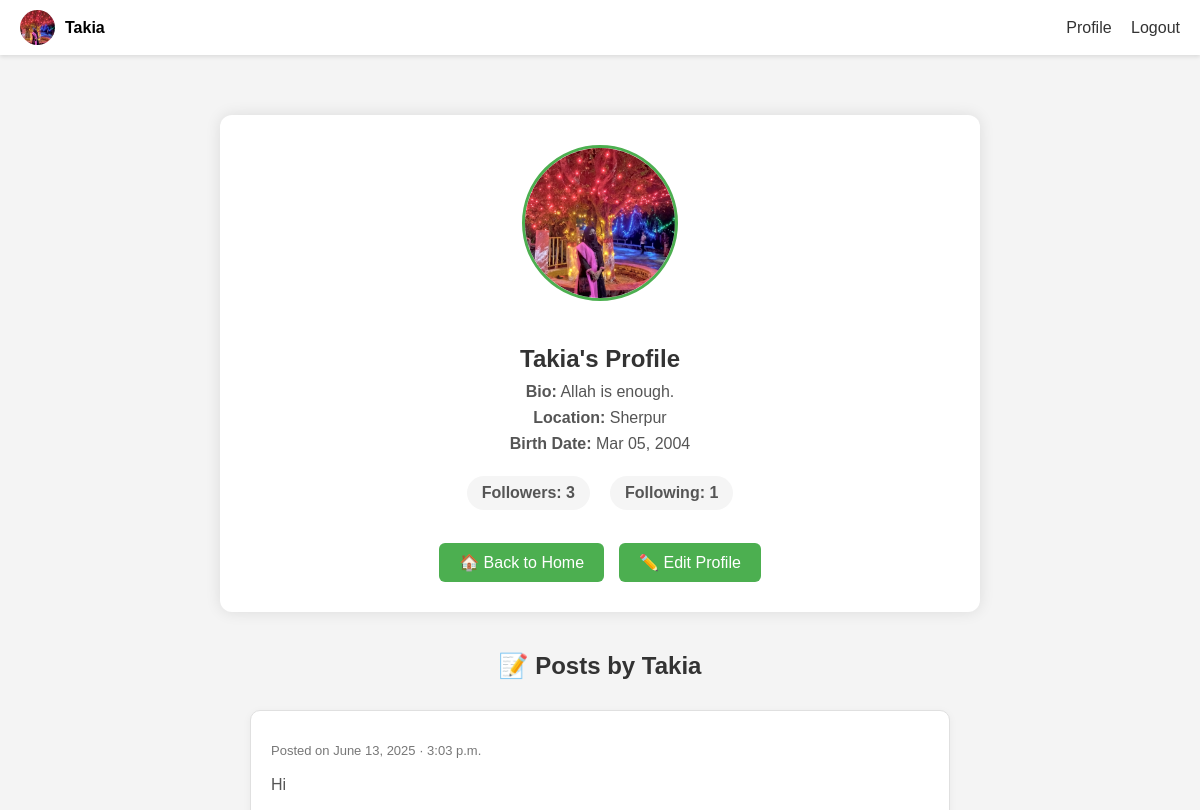
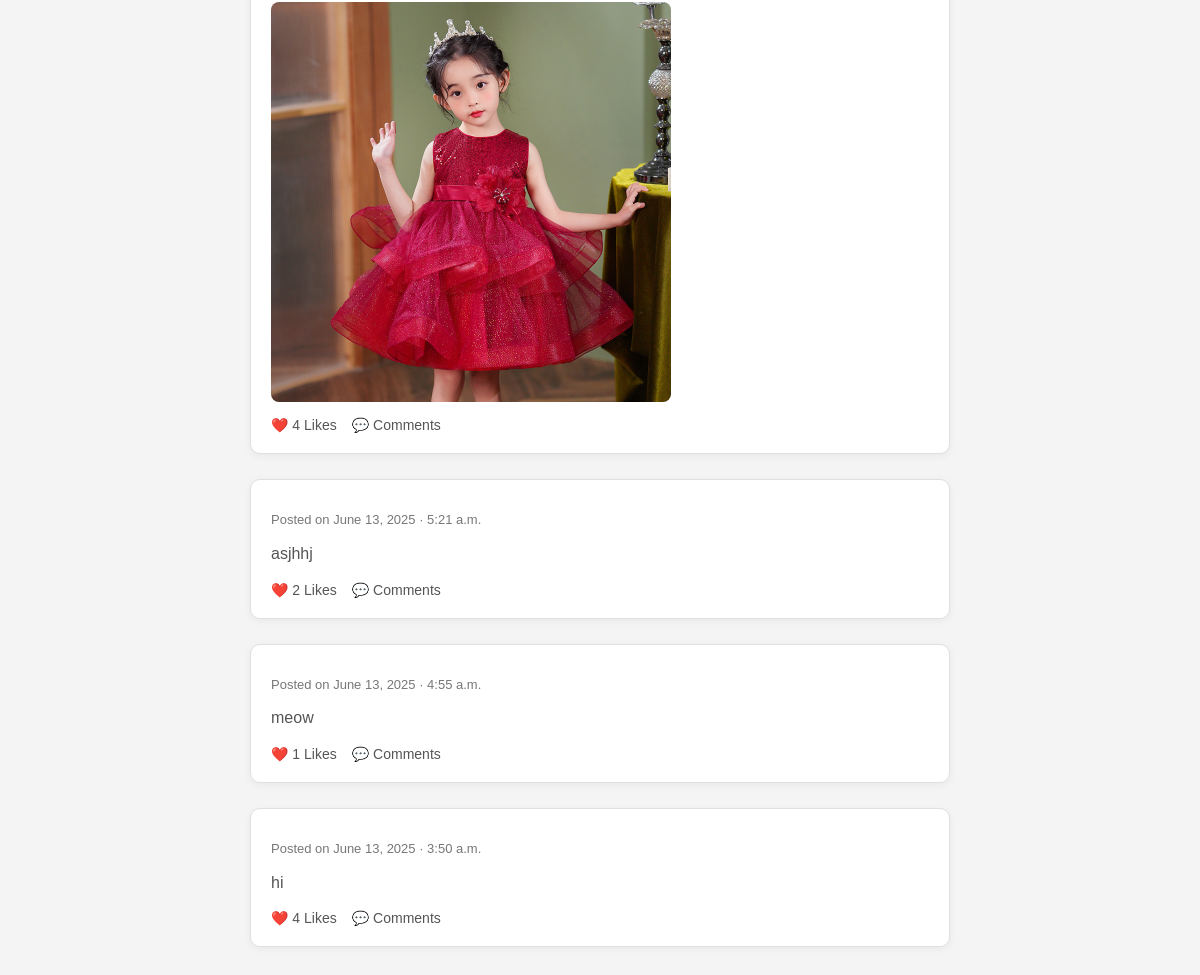
/profile/ (signed in), run on the app's committed database (2 pictures, top to bottom).
### core/models.py (models this page shows, shortened)
class Profile(models.Model):
    user = models.OneToOneField(
        User,
        on_delete=models.CASCADE,
        related_name='profile'  # Added related_name
    )
    bio = models.TextField(blank=True)
    location = models.CharField(max_length=100, blank=True)
    birth_date = models.DateField(null=True, blank=True)
    profile_pic = models.ImageField(
        upload_to='profile_pics/',
        default='default.jpg',  # Added default image
        null=True,
        blank=True
    )

class Post(models.Model):
    author = models.ForeignKey(User, on_delete=models.CASCADE, related_name='posts')
    content = models.TextField()
    image = models.ImageField(upload_to='post_images/', blank=True, null=True)
    created_at = models.DateTimeField(auto_now_add=True)
    likes = models.ManyToManyField(
        User,
        related_name='liked_posts',
        blank=True,
        through='Like'  # Using through model to track additional like data
    )
    def like_count(self):
        return self.likes.count()
    class Meta:
        ordering = ['-created_at']
        verbose_name = 'Post'
        verbose_name_plural = 'Posts'

### core/views.py (the view)
# urls.py: path('profile/', views.profile_view, name='profile'),
@login_required
def profile_view(request):
    try:
        profile = request.user.profile
    except Profile.DoesNotExist:
        profile = Profile.objects.create(user=request.user)
    followers = Follow.objects.filter(following=request.user).count()
    following = Follow.objects.filter(follower=request.user).count()
    posts = Post.objects.filter(author=request.user).order_by('-created_at')  # ✅ নিজের পোস্টগুলো আনো
    return render(request, 'core/profile.html', {
        'user_profile': profile,
        'followers': followers,
        'following': following,
        'posts': posts,  # ✅ টেমপ্লেটে পাঠাও
    })

### core/templates/core/profile.html (shortened to what this page needs)
{% extends 'base.html' %}
{% block content %}
<div class="profile-container">
    <img src="{{ user_profile.profile_pic.url }}" alt="Profile Picture">
    <h2>{{ user_profile.user.username|title }}'s Profile</h2>
    <p><strong>Bio:</strong> {{ user_profile.bio|default:"No bio yet" }}</p>
    <p><strong>Location:</strong> {{ user_profile.location|default:"Not specified" }}</p>
    <p><strong>Birth Date:</strong> {{ user_profile.birth_date|date:"M d, Y"|default:"Not specified" }}</p>
    <div class="counts">
        <p>Followers: {{ followers }}</p>
        <p>Following: {{ following }}</p>
    </div>
    <div class="buttons">
        <a href="{% url 'home' %}">🏠 Back to Home</a>
        {% if request.user == user_profile.user %}
            <a href="{% url 'edit_profile' %}">✏️ Edit Profile</a>
        {% endif %}
    </div>
</div>
<div class="user-posts">
    <h2>📝 Posts by {{ user_profile.user.username }}</h2>
    {% if posts %}
        {% for post in posts %}
            <div class="post">
                <p class="post-time">Posted on {{ post.created_at|date:"F j, Y · g:i a" }}</p>
                <p>{{ post.content }}</p>
                {% if post.image %}
                    <img src="{{ post.image.url }}" alt="Post Image">
                {% endif %}
                <div class="post-stats">
                    <span>❤️ {{ post.like_count }} Likes</span>
                    <span>💬 {{ post.comment_count }} Comments</span>
                </div>
            </div>
        {% endfor %}
    {% else %}
        <p class="no-posts">No posts yet.</p>
    {% endif %}
</div>
{% endblock %}

### core/templates/base.html (shortened to what this page needs)
<!DOCTYPE html>
<html lang="en">
<head>
</head>
<body>
    <div class="navbar">
        <div class="navbar-left">
            {% if user.is_authenticated %}
                <img src="{{ user.profile.profile_pic.url }}" alt="Profile Picture" class="nav-pic">
                <span class="nav-username">{{ user.username }}</span>
            {% endif %}
        </div>
        <div class="navbar-right">
            {% if user.is_authenticated %}
                <a href="{% url 'profile' %}">Profile</a>
                <a href="{% url 'logout' %}">Logout</a>
            {% else %}
                <a href="{% url 'login' %}">Login</a>
                <a href="{% url 'signup' %}">Sign Up</a>
            {% endif %}
        </div>
    </div>
    <div class="main-content">
        {% block content %}{% endblock %}
    </div>
</body>
</html>

### core/templates/base.html (style rules this page uses)
body { font-family: Arial, sans-serif; background-color: #f4f4f4; margin: 0; padding: 0; }
.navbar { background-color: #fff; padding: 10px 20px; display: flex; justify-content: space-between; align-items: center; box-shadow: 0 2px 4px rgba(0, 0, 0, 0.1); }
.navbar-left { display: flex; align-items: center; }
.nav-pic { width: 35px; height: 35px; border-radius: 50%; object-fit: cover; margin-right: 10px; }
.nav-username { font-weight: bold; margin-right: 15px; }
.navbar-right a { margin-left: 15px; text-decoration: none; color: #333; font-weight: 500; }
.main-content { padding: 20px; }

### core/templates/core/profile.html (style rules this page uses)
.profile-container { max-width: 700px; margin: 40px auto; background: white; padding: 30px; border-radius: 12px; box-shadow: 0 0 15px rgba(0, 0, 0, 0.1); text-align: center; }
.profile-container img { width: 150px; height: 150px; border-radius: 50%; object-fit: cover; margin-bottom: 20px; border: 3px solid #4CAF50; }
h2 { margin-bottom: 10px; color: #333; }
p { margin: 8px 0; color: #555; }
.counts { margin-top: 15px; font-weight: bold; display: flex; justify-content: center; gap: 20px; }
.counts p { background: #f5f5f5; padding: 8px 15px; border-radius: 20px; }
.buttons { margin-top: 25px; display: flex; justify-content: center; gap: 15px; }
.buttons a { text-decoration: none; padding: 10px 20px; background-color: #4CAF50; color: white; border-radius: 6px; transition: all 0.3s ease; }
.user-posts { max-width: 700px; margin: 40px auto; padding: 0 20px; }
.user-posts h2 { text-align: center; margin-bottom: 30px; color: #333; display: flex; align-items: center; justify-content: center; gap: 10px; }
.post { border: 1px solid #e0e0e0; padding: 20px; border-radius: 10px; margin-bottom: 25px; transition: all 0.3s ease; background: white; box-shadow: 0 2px 8px rgba(0,0,0,0.05); }
.post p { margin: 10px 0; line-height: 1.6; }
.post img { max-width: 100%; max-height: 400px; border-radius: 8px; margin: 15px 0; object-fit: contain; display: block; }
.post-time { font-size: 13px; color: #777; margin-bottom: 10px; }
.post-stats { display: flex; gap: 15px; margin-top: 15px; font-size: 14px; color: #555; }

### data on the page
Profile: profile_pic (picture), user.username "Takia", bio "Allah is enough.", location "Sherpur", birth_date "Mar 05, 2004"
Post: created_at "June 13, 2025 · 3:03 p.m.", content "Hi", image (picture), like_count "4"
Post: created_at "June 13, 2025 · 5:21 a.m.", content "asjhhj", like_count "2"
Post: created_at "June 13, 2025 · 4:55 a.m.", content "meow", like_count "1"
Post: created_at "June 13, 2025 · 3:50 a.m.", content "hi", like_count "4"

### other printed values
{{ user.username }} "Takia"
{{ followers }} "3"
{{ following }} "1"
